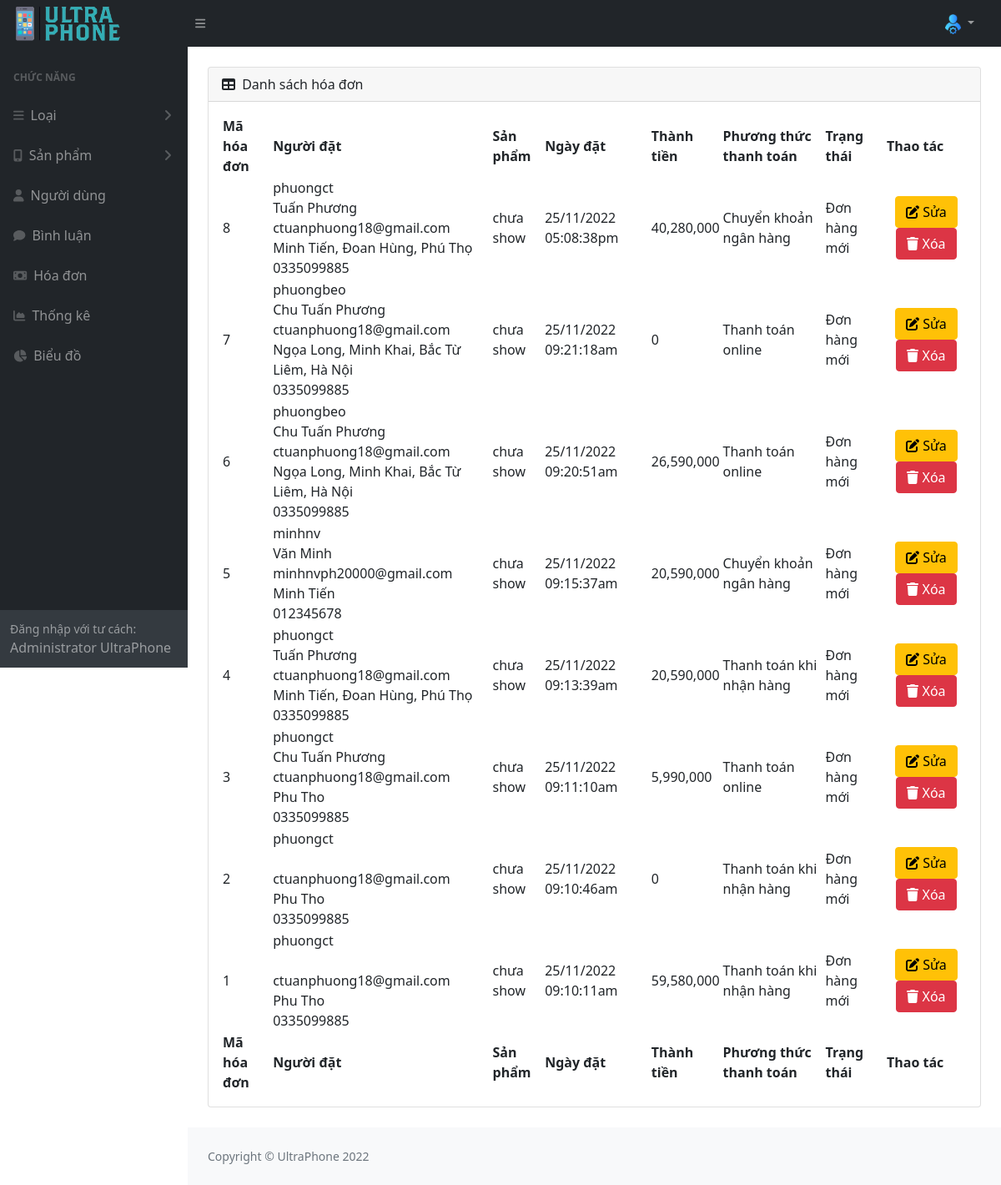
The app's page /admin/index.php?act=bill, older data.
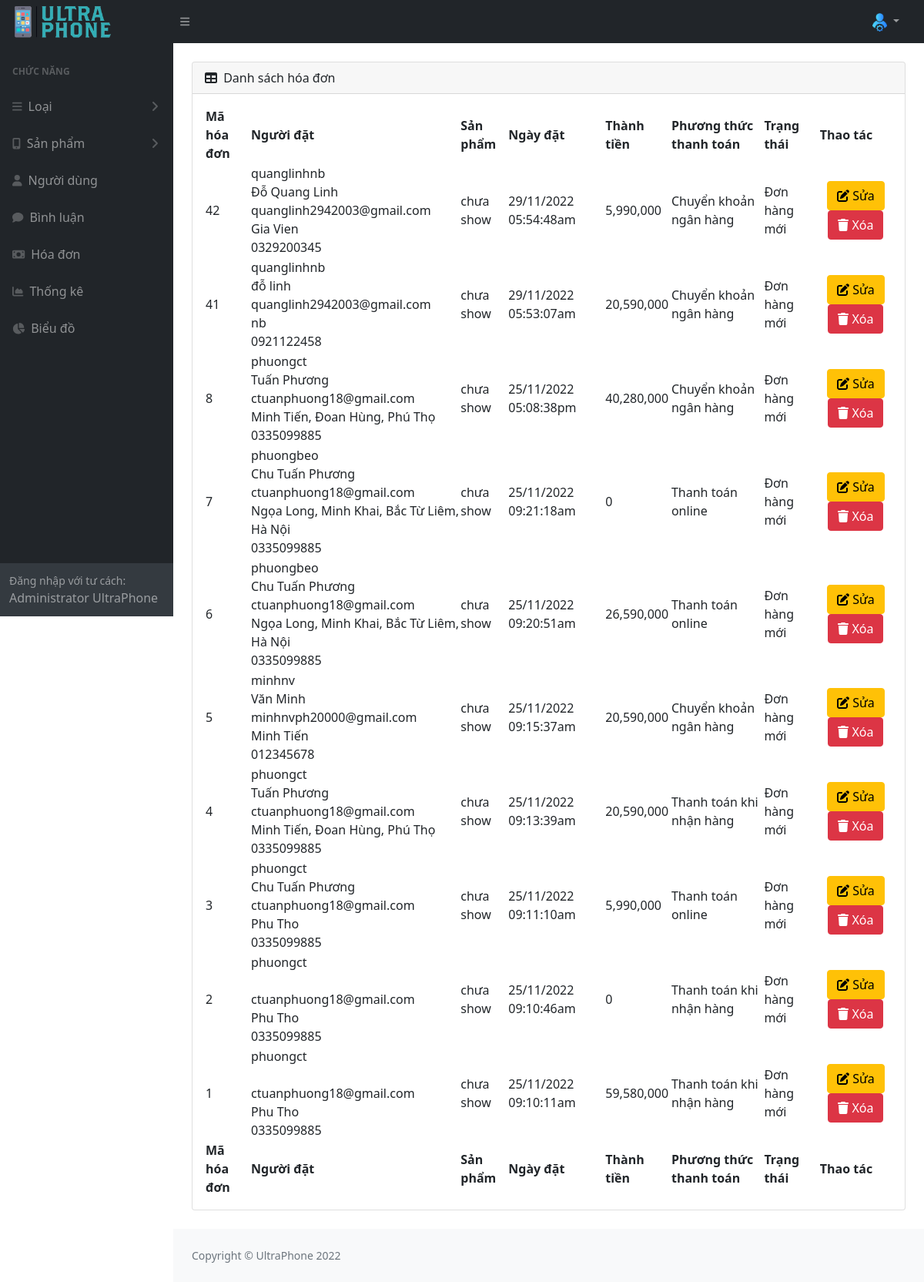
The same page, newer data.
### tables this page shows
CREATE TABLE `bill` (
  `id_bill` int(11) NOT NULL,
  `bill_code` varchar(255) DEFAULT NULL,
  `id_user` int(11) NOT NULL,
  `user_name` varchar(255) NOT NULL,
  `full_name` varchar(55) NOT NULL,
  `address` varchar(255) NOT NULL,
  `phone` int(25) NOT NULL,
  `email` varchar(255) NOT NULL,
  `payment` tinyint(1) NOT NULL DEFAULT 1 COMMENT '1.Thanh toán khi nhận hàng 2.Chuyển khoản ngân hàng 3.Thanh toán online',
  `order_date` varchar(50) NOT NULL,
  `total_amount` int(10) NOT NULL,
  `status` tinyint(4) NOT NULL COMMENT '0.Đơn hàng mới \r\n1.Đang xử lý\r\n2.Đang giao hàng\r\n3.Đã giao hàng'
);

### admin/model/pdo.php (called while the page is built, shortened)
<?php
function pdo_get_connection(){
    $dburl = "mysql:host=127.0.0.1;dbname=ultraphone;charset=utf8";
    $username = 'root';
    $password = '';
    $conn = new PDO($dburl, $username, $password);
    $conn->setAttribute(PDO::ATTR_ERRMODE, PDO::ERRMODE_EXCEPTION);
    return $conn;
}
function pdo_query($sql){
    $sql_args = array_slice(func_get_args(), 1);
    try{
        $conn = pdo_get_connection();
        $stmt = $conn->prepare($sql);
        $stmt->execute($sql_args);
        $rows = $stmt->fetchAll();
        return $rows;
    }
    catch(PDOException $e){
        throw $e;
    }
    finally{
        unset($conn);
    }
}

### admin/model/hoadon.php (called while the page is built, shortened)
<?php
function loadall_bill($iduser)
{
    $sql = "SELECT * FROM bill WHERE 1";
    $sql .= " ORDER BY id_bill DESC";
    $listbill = pdo_query($sql);
    return $listbill;
}
?>

### admin/view/hoadon/list.php (the view)
<div id="layoutSidenav_content">
    <div class="container-fluid px-4">
        <div class="card mb-4 mt-4">
            <div class="card-header">
                <i class="fas fa-table me-1"></i>
                Danh sách hóa đơn
            </div>
            <div class="card-body">
                <table id="datatablesSimple">
                    <thead>
                        <tr>
                            <th>Mã hóa đơn</th>
                            <th>Người đặt</th>
                            <th>Sản phẩm</th>
                            <th>Ngày đặt</th>
                            <th>Thành tiền</th>
                            <th>Phương thức thanh toán</th>
                            <th>Trạng thái</th>
                            <th>Thao tác</th>
                        </tr>
                    </thead>
                    <tfoot>
                        <tr>
                            <th>Mã hóa đơn</th>
                            <th>Người đặt</th>
                            <th>Sản phẩm</th>
                            <th>Ngày đặt</th>
                            <th>Thành tiền</th>
                            <th>Phương thức thanh toán</th>
                            <th>Trạng thái</th>
                            <th>Thao tác</th>
                        </tr>
                    </tfoot>
                    <tbody>
                        <?php foreach ($listbill as $bill) :
                            extract($bill);
                            $user_detail = '' . $bill['user_name'] . '<br>' . $bill['full_name'] . '<br> ' . $bill['email'] . '<br> ' . $bill['address'] . '<br>0' . $bill['phone'] . '<br>
                                        </td>'
                        ?>
                            <tr>
                                <td><?= $bill['id_bill'] ?></td>
                                <td><?= $user_detail ?></td>
                                <td>chưa show</td>
                                <td><?= $bill['order_date'] ?></td>
                                <td><?= number_format($bill['total_amount']) ?></td>
                                <td><?php if ($bill['payment'] == 1) {
                                        echo "Thanh toán khi nhận hàng";
                                    } else if ($bill['payment'] == 2) {
                                        echo "Chuyển khoản ngân hàng";
                                    } else if ($bill['payment'] == 3) {
                                        echo "Thanh toán online";
                                    } else {
                                        echo "Không tìm thấy phương thức thanh toán";
                                    }  ?></td>
                                <td><?php if ($bill['status'] == 0) {
                                        echo "Đơn hàng mới";
                                    } else if ($bill['status'] == 1) {
                                        echo "Đang xử lý";
                                    } else if ($bill['status'] == 2) {
                                        echo "Đang giao hàng";
                                    } else if ($bill['status'] == 3) {
                                        echo "Đã giao hàng";
                                    } else {
                                        echo "Lỗi trạng thái";
                                    } ?></td>
                                <td class="text-center">
                                    <a href="index.php?act=editbill&idbill=<?= $bill['id_bill'] ?>" class="btn btn-warning"><i class="fa-solid fa-pen-to-square"></i> Sửa</a>
                                    <a href="index.php?act=removebill&idbill=<?= $bill['id_bill'] ?>" class="btn btn-danger"><i class="fa-solid fa-trash"></i> Xóa</a>
                                </td>
                            </tr>
                        <?php endforeach ?>
                    </tbody>
                </table>
            </div>
        </div>
    </div>

### admin/view/header.php (shortened to what this page needs)
<!DOCTYPE html>
<html lang="en">
<head>
    <link href="https://cdn.jsdelivr.net/npm/simple-datatables@latest/dist/style.css" rel="stylesheet" />
    <link rel="stylesheet" href="./assets/css/style.css">
</head>
<body class="sb-nav-fixed">
    <nav class="sb-topnav navbar navbar-expand navbar-dark bg-dark">
        <a class="navbar-brand ps-3" href="index.php">
            <img src="./assets/image/admin/logo.png" alt="" style="width: 130px; padding: 10px 0px" />
        </a>
        <button class="btn btn-link btn-sm order-1 order-lg-0 me-4 me-lg-0" id="sidebarToggle" href="#!">
            <i class="fas fa-bars"></i>
        </button>
        <ul class="navbar-nav ms-auto ms-md-0 me-3 me-lg-4">
            <li class="nav-item dropdown">
                <a class="nav-link dropdown-toggle" id="navbarDropdown" href="#" role="button" data-bs-toggle="dropdown"
                    aria-expanded="false">
                    <img src="./assets/image/admin/logo-admin.png" alt="" style="width: 19px;">
                </a>
            </li>
        </ul>
    </nav>
    <div id="layoutSidenav">
        <div id="layoutSidenav_nav">
            <nav class="sb-sidenav accordion sb-sidenav-dark" id="sidenavAccordion">
                <div class="sb-sidenav-menu">
                    <div class="nav">
                        <div class="sb-sidenav-menu-heading">Chức năng</div>
                        <div class="cate">
                            <a class="nav-link collapsed" href="#" data-bs-toggle="collapse"
                                data-bs-target="#cateCollapseAuth" aria-expanded="false"
                                aria-controls="cateCollapseAuth">
                                <div class="sb-nav-link-icon"><i class="fas fa-bars"></i></div>
                                Loại
                                <div class="sb-sidenav-collapse-arrow">
                                    <i class="fas fa-angle-down"></i>
                                </div>
                            </a>
                        </div>
                        <div class="product">
                            <a class="nav-link collapsed" href="#" data-bs-toggle="collapse"
                                data-bs-target="#proCollapseAuth" aria-expanded="false" aria-controls="proCollapseAuth">
                                <div class="sb-nav-link-icon"> <i class="fa-solid fa-mobile-screen-button"></i></div>
                                Sản phẩm
                                <div class="sb-sidenav-collapse-arrow">
                                    <i class="fas fa-angle-down"></i>
                                </div>
                            </a>
                        </div>
                        <a class="nav-link" href="index.php?act=listuser">
                            <div class="sb-nav-link-icon">
                                <i class="fa-solid fa-user"></i>
                            </div>
                            Người dùng
                        </a>
                        <a class="nav-link" href="binhluan.html">
                            <div class="sb-nav-link-icon">
                                <i class="fa-solid fa-comment"></i>
                            </div>
                            Bình luận
                        </a>
                        <a class="nav-link" href="index.php?act=bill">
                            <div class="sb-nav-link-icon">
                                <i class="fa-solid fa-money-bill"></i>
                            </div>
                            Hóa đơn
                        </a>
                        <a class="nav-link" href="thongke.html">
                            <div class="sb-nav-link-icon">
                                <i class="fas fa-chart-area"></i>
                            </div>
                            Thống kê
                        </a>
                        <a class="nav-link" href="bieudo.html">
                            <div class="sb-nav-link-icon">
                                <i class="fa-solid fa-chart-pie"></i>
                            </div>
                            Biểu đồ
                        </a>
                    </div>
                </div>
                <div class="sb-sidenav-footer">
                    <div class="small">Đăng nhập với tư cách:</div>
                    Administrator UltraPhone
                </div>
            </nav>
        </div>

### admin/index.php (shortened to what this page needs)
<?php
include 'view/header.php';
include "model/pdo.php";
include "model/hoadon.php";
if (isset($_GET['act'])) {
    $act = $_GET['act'];
    switch ($act) {
                    case 'bill':
                        $listbill = loadall_bill(0);
                        include "view/hoadon/list.php";
                        break;
    }
} else {
    include "view/content.php";
}
include 'view/footer.php';

### admin/view/footer.php (shortened to what this page needs)
<footer class="py-4 bg-light mt-auto">
          <div class="container-fluid px-4">
            <div
              class="d-flex align-items-center justify-content-between small"
            >
              <div class="text-muted">Copyright &copy; UltraPhone 2022</div>
            </div>
          </div>
        </footer>
      </div>
    </div>
  </body>
</html>

Row changes from the older to the newer data that the page shows:
added bill: id_bill "42", user_name "quanglinhnb", full_name "Đỗ Quang Linh", email "quanglinh2942003@gmail.com", address "Gia Vien", phone "329200345", order_date "29/11/2022 05:54:48am", total_amount "5,990,000", payment "Chuyển khoản ngân hàng", status "Đơn hàng mới"
added bill: id_bill "41", user_name "quanglinhnb", full_name "đỗ linh", email "quanglinh2942003@gmail.com", address "nb", phone "921122458", order_date "29/11/2022 05:53:07am", total_amount "20,590,000", payment "Chuyển khoản ngân hàng", status "Đơn hàng mới"
